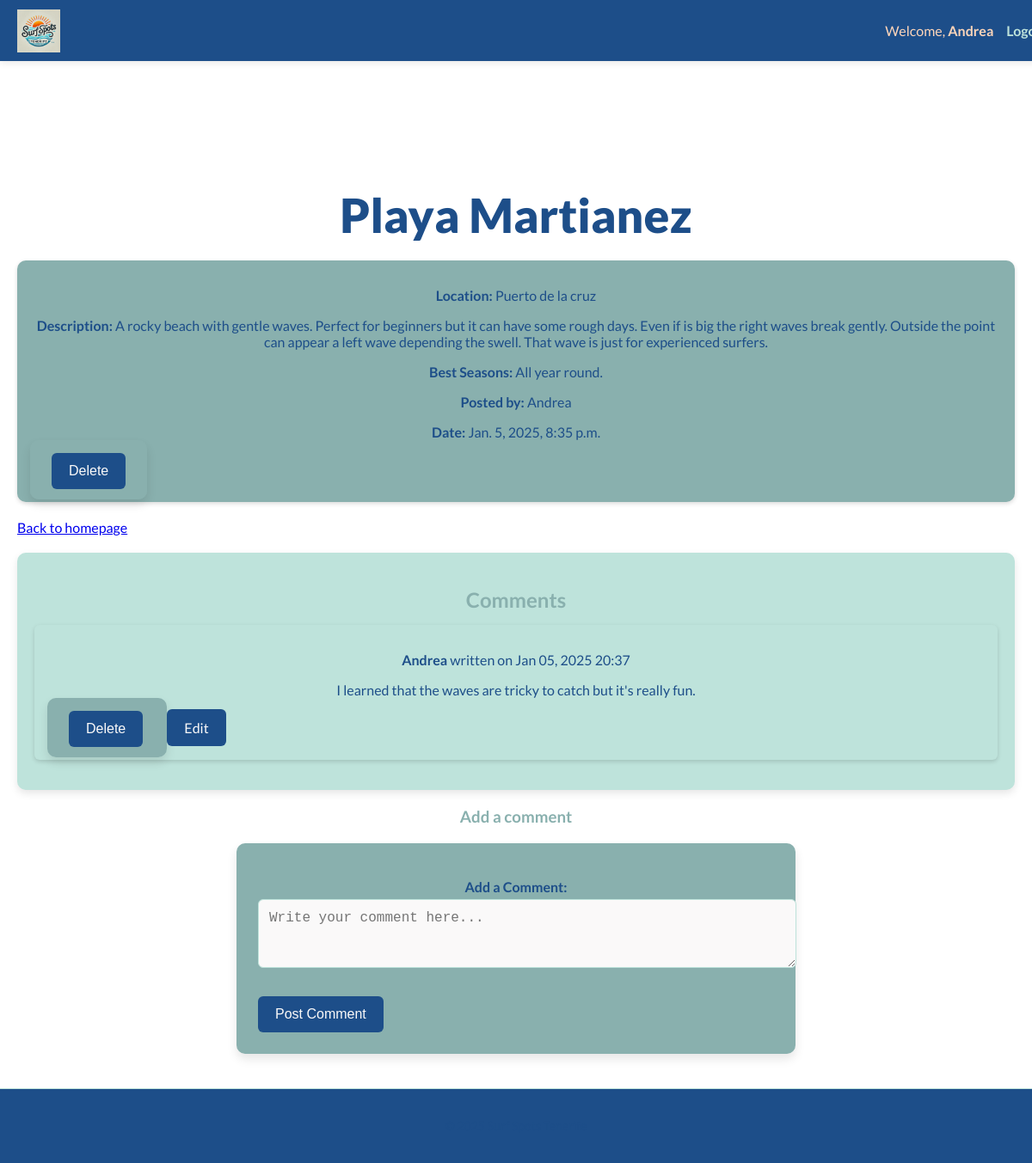
The app's page /users/surf_spots/detail/1/ (signed in), older data.
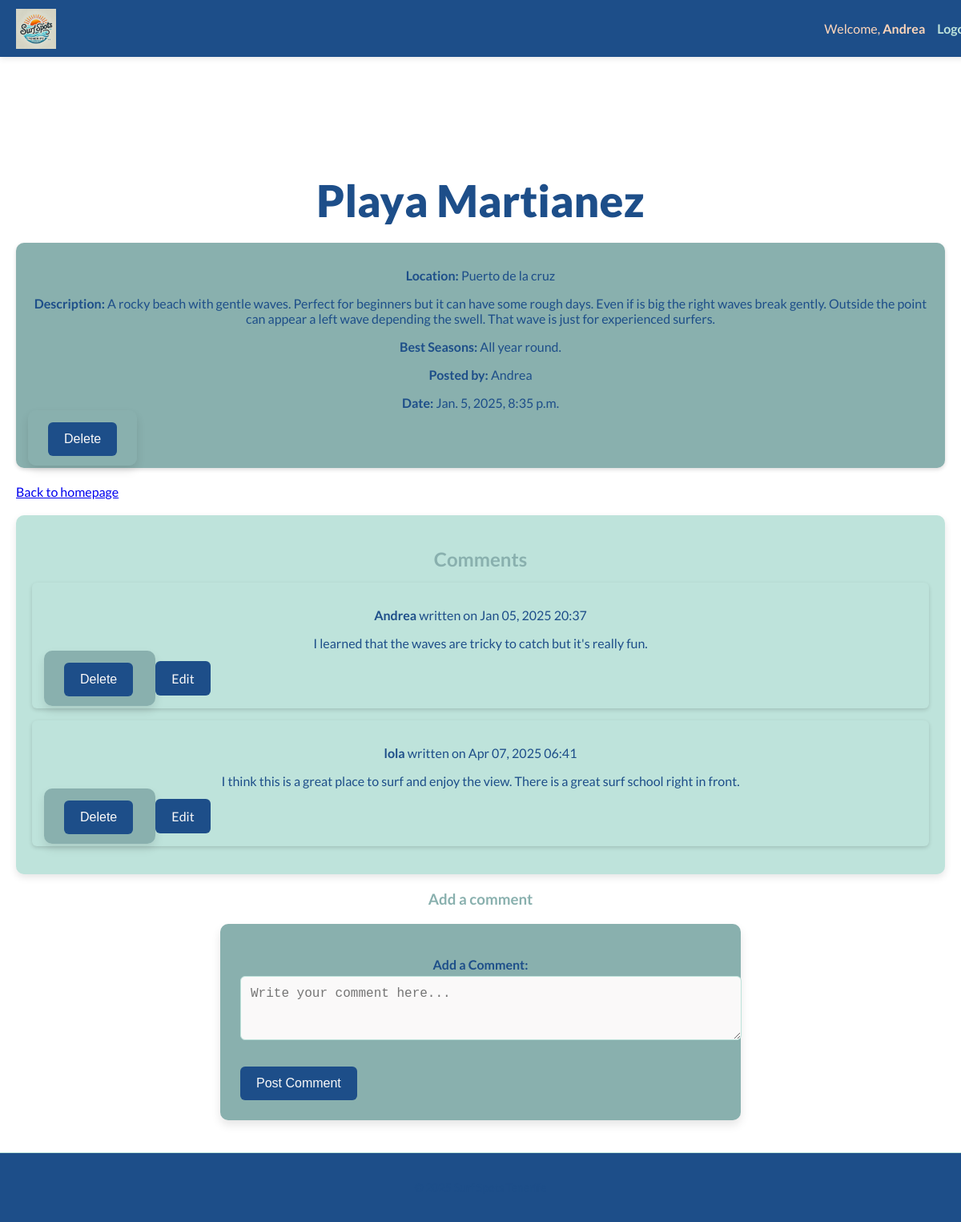
The same page, newer data.
### users_account/models.py (models this page shows, shortened)
class NovaUser(AbstractUser):
    pass

class SurfSpot(models.Model):
    CATEGORY_CHOICES = [
        ("Beginner", "Beginner"),
        ("Advanced", "Advanced"),
        ("For Everyone", "For Everyone"),
    ]
    title = models.CharField(max_length=50)
    location = models.CharField(max_length=50)
    description = models.TextField()
    best_seasons = models.CharField(max_length=300, blank=True, null=True)
    category = models.CharField(max_length=20, choices=CATEGORY_CHOICES, default="For Everyone") # New category field
    user = models.ForeignKey(settings.AUTH_USER_MODEL, on_delete=models.CASCADE)
    created_at = models.DateTimeField(auto_now_add=True)

class Comment(models.Model):
    surf_spot = models.ForeignKey(SurfSpot, on_delete=models.CASCADE, related_name="comments")#a foreign key to the Surf Spot linking to each comment.
    user = models.ForeignKey(settings.AUTH_USER_MODEL, on_delete=models.CASCADE)
    content = models.TextField() #content of the comment
    created_at = models.DateTimeField(auto_now_add=True) # timestamp when was the comment created

### users_account/views.py (the view)
# urls.py: path('surf_spots/detail/<int:spot_id>/', views.surf_spot_detail, name='surf_spot_detail'),
@login_required
def surf_spot_detail(request, spot_id):
    form = CommentForm()
    surf_spot = get_object_or_404(SurfSpot, id=spot_id)
    return render(request, 'users_account/surf_spot_detail.html', {'surf_spot': surf_spot, 'comment_form': form})

### users_account/forms.py
class CommentForm (forms.ModelForm):
    class Meta:
        model = Comment
        fields = ['content'] # Only include the content field for user input
        widgets = {
            'content': forms.Textarea(attrs={
                'class': 'form-control',
                'placeholder': 'Write your comment here...',
                'rows': 3,
            })
        }
        labels = {
            'content': 'Add a Comment',
        }

### users_account/templates/users_account/surf_spot_detail.html (shortened to what this page needs)
{% extends 'base.html' %}
{% block content %}
<div class="detail-container main-content">
    <h1 class="main-title">{{ surf_spot.title }}</h1>
    <div class="surf-spot">
        <p><strong>Location:</strong> {{ surf_spot.location }}</p>
        <p><strong>Description:</strong> {{ surf_spot.description }}</p>
        <p><strong>Best Seasons:</strong> {{ surf_spot.best_seasons }}</p>
        <p><strong>Posted by:</strong> {{ surf_spot.user.username }}</p>
        <p><strong>Date:</strong> {{ surf_spot.created_at }}</p>
        {% if request.user.is_superuser or surf_spot.user == request.user %}
        <form method="POST" action="{% url 'delete_post' surf_spot.id %}" style="display:inline;">
            <button type="submit" class="delete-btn">Delete</button>
        </form>
        {% endif %}
    </div>
    <a href="{% url 'home' %}" class="link">Back to homepage</a>
    <div class="comments-section">
        <h2>Comments</h2>
        {% if surf_spot.comments.exists %}
        {% for comment in surf_spot.comments.all %}
        <div class="comment">
            <p><strong>{{ comment.user.username }}</strong> written on {{ comment.created_at|date:"M d, Y H:i" }}
            </p>
            <p>{{ comment.content }}</p>
            {% if request.user.is_superuser or comment.user == request.user %}
            <form method="POST" action="{% url 'delete_comment' comment.id %}" style="display:inline;">
                <button type="submit" class="delete-btn">Delete</button>
            </form>
            <a href="{% url 'edit_comment' comment.id %}" class="edit-btn">Edit</a>
            {% endif %}
        </div>
        {% endfor %}
        {% else %}
        <p>No comments yet.</p>
        {% endif %}
    </div>
    {% if request.user.is_authenticated %}
    <div class="comment-form">
        <h3>Add a comment</h3>
        <form method="POST" action="{% url 'add_comment' surf_spot.id %}">
            {{ comment_form.as_p }}
            <button type="submit" class="btn-primary">Post Comment</button>
        </form>
    </div>
    {% else %}
    <p>You must <a href="{% url 'login' %}">Log in</a> to post a comment.</p>
    {% endif %}
</div>
{% endblock %}

### templates/base.html (shortened to what this page needs)
{% load static %}
<!DOCTYPE html>
<html lang="en">
<head>
    <link rel="stylesheet" href="{% static 'css/styles.css' %}">
</head>
<body>
    <nav class="navbar">
        <div class="nav-container">
            <a href="{% url 'home' %}" class="logo">
                <img src="{% static 'images/logo.png' %}" alt="Surf Spots Logo" class="logo-img">
            </a>
            <ul class="nav-links" id="nav-links">
                {% if request.user.is_authenticated %}
                <li>Welcome, <strong>{{ request.user.username }}</strong></li>
                <li><a href="{% url 'logout' %}" class="nav-link">Logout</a></li>
                {% else %}
                <li><a href="{% url 'login' %}" class="nav-link">Login</a></li>
                {% endif %}
            </ul>
        </div>
    </nav>
    <main>
        {% block content %}{% endblock %}
    </main>
    <footer>
        <p>&copy; 2025 Surf Spots Tenerife</p>
    </footer>
</body>
</html>

### static/css/styles.css (style rules this page uses)
:root { --light-orange: #FFD6BA; --light-green: #BEE3DB; --mint-green: #89B0AE; --dark: #1D4E89; --light: #FAF9F9; }
body, html { margin: 0; padding: 0; box-sizing: border-box; font-family: 'Lato', sans-serif; overflow-x: hidden; scroll-behavior: smooth; }
h1, h2, h3, p { margin-bottom: 15px; text-align: center; color: var(--dark); }
h1 { font-size: 36px; }
h2, h3 { color: var(--mint-green); }
p { color: var(--dark); }
button, .btn-primary, .delete-btn, .edit-btn, .post-comment-btn { background-color: var(--dark); color: var(--light); border: none; padding: 12px 20px; border-radius: 6px; font-size: 16px; transition: background-color 0.3s; cursor: pointer; text-decoration: none; transition: background-color 0.3s ease, color 0.3s; }
.navbar { background-color: var(--dark); padding: 10px 20px; position: fixed; top: 0; left: 0; width: 100%; z-index: 1000; box-shadow: 0 2px 8px rgba(0, 0, 0, 0.1); color: var(--light); }
.nav-container { display: flex; justify-content: space-between; align-items: center; flex-wrap: wrap; max-width: 1200px; margin: 0 auto; }
.logo { display: flex; align-items: center; gap: 10px; color: var(--light-orange); font-weight: bold; text-decoration: none; font-size: 22px; }
.logo-img { height: 50px; }
.nav-links { list-style: none; display: flex; flex-wrap: wrap; align-items: center; gap: 15px; }
.nav-links li { color: var(--light-orange); }
.nav-links a { text-decoration: none; color: var(--light-green); font-weight: bold; transition: color 0.3s ease; }
main { padding-top: 80px; }
.main-content { padding: 20px; padding-top: 100px; margin: 0 auto; max-width: 1200px; }
.main-title { font-size: clamp(28px, 6vw, 55px); font-weight: 800; color: var(--dark); margin-bottom: 20px; }
form { background: var(--mint-green); padding: 25px; border-radius: 10px; box-shadow: 0 6px 12px rgba(0, 0, 0, 0.1); margin: 20px auto; width: 100%; max-width: 600px; color: var(--dark); }
form label { display: block; font-weight: bold; margin-bottom: 5px; }
form input, form textarea, form select { width: 100%; padding: 12px; margin-bottom: 15px; border: 1px solid var(--light-green); border-radius: 6px; font-size: 16px; background-color: var(--light); }
.surf-spot { background: var(--mint-green); padding: 15px; border-radius: 10px; margin-bottom: 20px; box-shadow: 0 2px 5px rgba(0, 0, 0, 0.15); color: white; }
.comments-section { background-color: var(--light-green); padding: 20px; border-radius: 10px; box-shadow: 0 4px 10px rgb(0, 0, 0, 0.1); max-width: 1200px; margin: 20px auto; }
.comment { padding: 15px; margin-bottom: 15px; background-color: var(--light-green); border-radius: 6px; color: var(--dark); box-shadow: 0 2px 5px rgba(0, 0, 0, 0.15); }
footer { background-color: var(--dark); color: var(--light); padding: 20px; text-align: center; font-size: 14px; border-top: 1px solid var(--light-green); }

Row changes from the older to the newer data that the page shows:
added Comment: user.username "lola", created_at "Apr 07, 2025 06:41", content "I think this is a great place to surf and enjoy the view. There is a great surf school right in front."
